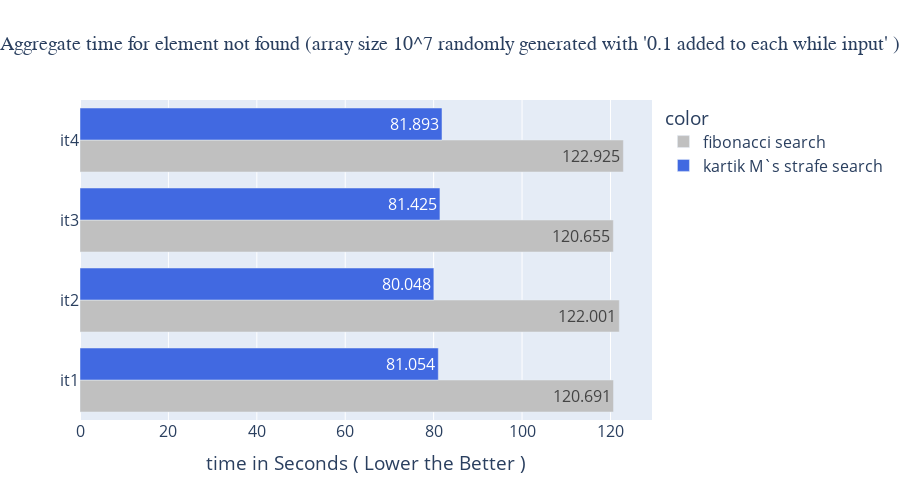

Notebook code cell kept with this figure:
### Code cell
bb=px.bar(y=["it1","it1","it2","it2","it3","it3","it4","it4"],x=[120.69094659199982,81.05443002900029,122.00123498899984,80.04795037899999,120.65540264399988,81.42467106599997,122.92526126100165,81.89291224000044]
          ,width=900,height=500,
          labels={"y" : "  ","x":"time in Seconds ( Lower the Better )"},title="Aggregate time for element not found (array size 10^7 randomly generated with '0.1 added to each while input' )",
          barmode="group",
         # color_discrete_sequence=px.colors.qualitative.Pastel_r   darkslateblue
          color_discrete_sequence=["silver",
                                   # " dodgerblue"
                                   # "cornflowerblue"
                                   # "forestgreen"
                                   "royalblue"
                                  ]
          ,text_auto='.3f'
         ,color=["fibonacci search" if i%2 == 0 else "kartik M`s strafe search" for i in range(2,10)])
bb.update_layout(
    title_font_family="Times New Roman",
    title_font_size=20,
    title_x=0.5,
    font_size=16
    
)

### Figure 1 — Plotly figure (JSON) as saved in the notebook; plotly's stock layout.template omitted (floating-point values rounded to 4 significant figures)
{"data": [{"alignmentgroup": "True", "hovertemplate": "color=fibonacci search<br>time in Seconds ( Lower the Better )=%{x}<br>  =%{y}<extra></extra>", "legendgroup": "fibonacci search", "marker": {"color": "silver", "pattern": {"shape": ""}}, "name": "fibonacci search", "offsetgroup": "fibonacci search", "orientation": "h", "showlegend": true, "textposition": "auto", "texttemplate": "%{x:.3f}", "type": "bar", "x": [120.7, 122.0, 120.7, 122.9], "xaxis": "x", "y": ["it1", "it2", "it3", "it4"], "yaxis": "y"}, {"alignmentgroup": "True", "hovertemplate": "color=kartik M`s strafe search<br>time in Seconds ( Lower the Better )=%{x}<br>  =%{y}<extra></extra>", "legendgroup": "kartik M`s strafe search", "marker": {"color": "royalblue", "pattern": {"shape": ""}}, "name": "kartik M`s strafe search", "offsetgroup": "kartik M`s strafe search", "orientation": "h", "showlegend": true, "textposition": "auto", "texttemplate": "%{x:.3f}", "type": "bar", "x": [81.05, 80.05, 81.42, 81.89], "xaxis": "x", "y": ["it1", "it2", "it3", "it4"], "yaxis": "y"}], "layout": {"barmode": "group", "font": {"size": 16}, "height": 500, "legend": {"title": {"text": "color"}, "tracegroupgap": 0}, "title": {"font": {"family": "Times New Roman", "size": 20}, "text": "Aggregate time for element not found (array size 10^7 randomly generated with '0.1 added to each while input' )", "x": 0.5}, "width": 900, "xaxis": {"anchor": "y", "autorange": true, "domain": [0, 1], "range": [0, 129.4], "title": {"text": "time in Seconds ( Lower the Better )"}, "type": "linear"}, "yaxis": {"anchor": "x", "autorange": true, "domain": [0, 1], "range": [-0.5, 3.5], "title": {"text": "  "}, "type": "category"}}}
